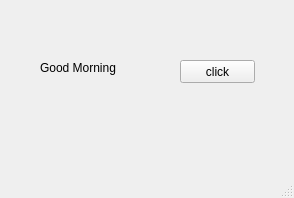
<?xml version="1.0" encoding="UTF-8"?>
<ui version="4.0">
 <class>MainWindow</class>
 <widget class="QMainWindow" name="MainWindow">
  <property name="geometry">
   <rect>
    <x>0</x>
    <y>0</y>
    <width>294</width>
    <height>198</height>
   </rect>
  </property>
  <property name="windowTitle">
   <string>MainWindow</string>
  </property>
  <widget class="QWidget" name="centralwidget">
   <widget class="QLabel" name="lbl">
    <property name="geometry">
     <rect>
      <x>40</x>
      <y>60</y>
      <width>111</width>
      <height>16</height>
     </rect>
    </property>
    <property name="text">
     <string>Good Morning</string>
    </property>
   </widget>
   <widget class="QPushButton" name="pb">
    <property name="geometry">
     <rect>
      <x>180</x>
      <y>60</y>
      <width>75</width>
      <height>23</height>
     </rect>
    </property>
    <property name="text">
     <string>click</string>
    </property>
   </widget>
  </widget>
  <widget class="QMenuBar" name="menubar">
   <property name="geometry">
    <rect>
     <x>0</x>
     <y>0</y>
     <width>294</width>
     <height>21</height>
    </rect>
   </property>
  </widget>
  <widget class="QStatusBar" name="statusbar"/>
 </widget>
 <resources/>
 <connections/>
</ui>
